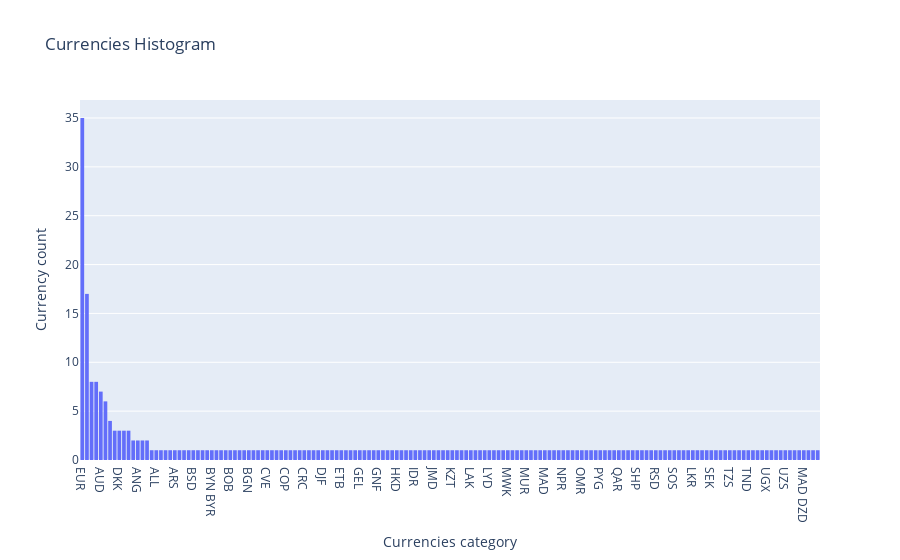

Notebook code for this chart:
### Code cell
fig = go.Figure(data=[go.Histogram(histfunc="count", x=df['currencies'])])

fig.update_layout(
    title_text='Currencies Histogram', # title of plot
    xaxis_title_text='Currencies category', # xaxis label
    yaxis_title_text='Currency count', # yaxis label
#     xaxis={'categoryorder':'category ascending'},# xtitle axis sort
    xaxis={'categoryorder':'total descending'}, # values on xaxis sort 
    # bargap=0.2, # gap between bars of adjacent location coordinates
    #bargroupgap=0.1 # gap between bars of the same location coordinates
)

fig.show()

#sort cao xuống thấp

### Figure 1 — Plotly figure (JSON) as saved in the notebook; plotly's stock layout.template omitted (floating-point values rounded to 4 significant figures; data arrays with more than 128 entries replaced by an {"elided": "..."} marker saying what was removed)
{"data": [{"histfunc": "count", "type": "histogram", "x": {"elided": "250 str values"}}], "layout": {"title": {"text": "Currencies Histogram"}, "xaxis": {"categoryorder": "total descending", "title": {"text": "Currencies category"}}, "yaxis": {"title": {"text": "Currency count"}}}}
